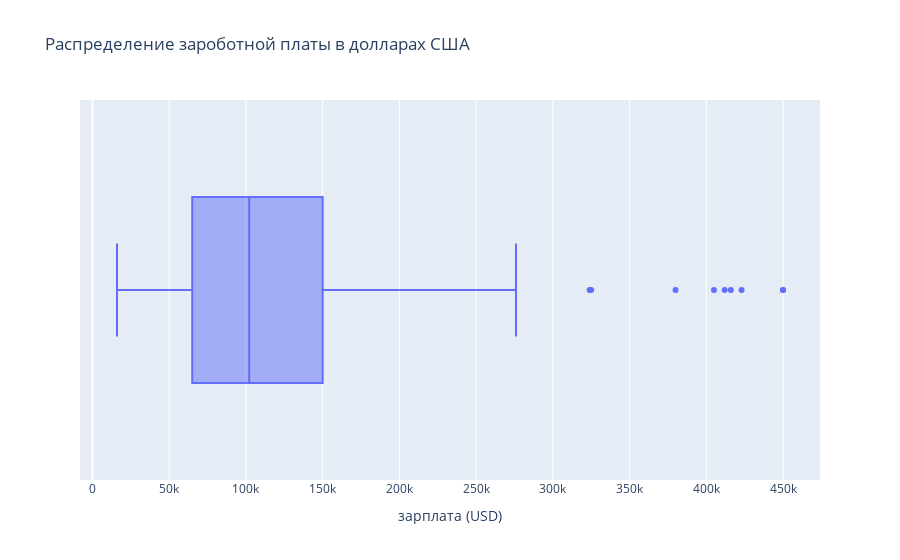

Notebook cell for this chart:
### Code cell
fig = px.box(
    data,
    x = 'salary_in_usd',
    labels={'salary_in_usd': "зарплата (USD)", 'y': 'Распределение'},
    title='Распределение зароботной платы в долларах США',
    # marginal='box',
    )

fig.show()

### Figure 1 — Plotly figure (JSON) as saved in the notebook; plotly's stock layout.template omitted (floating-point values rounded to 4 significant figures; data arrays with more than 128 entries replaced by an {"elided": "..."} marker saying what was removed)
{"data": [{"alignmentgroup": "True", "hovertemplate": "зарплата (USD)=%{x}<extra></extra>", "legendgroup": "", "marker": {"color": "#636efa"}, "name": "", "notched": false, "offsetgroup": "", "orientation": "h", "showlegend": false, "type": "box", "x": {"elided": "543 int values"}, "x0": " ", "xaxis": "x", "y0": " ", "yaxis": "y"}], "layout": {"boxmode": "group", "legend": {"tracegroupgap": 0}, "title": {"text": "Распределение зароботной платы в долларах США"}, "xaxis": {"anchor": "y", "domain": [0, 1], "title": {"text": "зарплата (USD)"}}, "yaxis": {"anchor": "x", "domain": [0, 1]}}}
